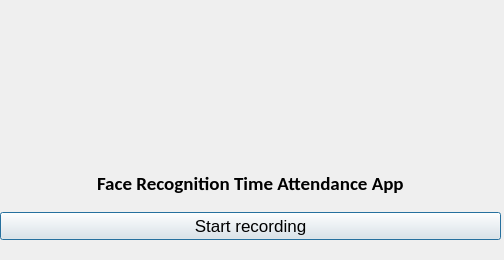
<?xml version="1.0" encoding="UTF-8"?>
<ui version="4.0">
 <class>Dialog</class>
 <widget class="QDialog" name="Dialog">
  <property name="geometry">
   <rect>
    <x>0</x>
    <y>0</y>
    <width>504</width>
    <height>260</height>
   </rect>
  </property>
  <property name="maximumSize">
   <size>
    <width>800</width>
    <height>680</height>
   </size>
  </property>
  <property name="windowTitle">
   <string>Face Recognition Time Attendance App</string>
  </property>
  <property name="windowIcon">
   <iconset resource="resource.qrc">
    <normaloff>:/icon/icon.png</normaloff>:/icon/icon.png</iconset>
  </property>
  <widget class="QLabel" name="logolabel">
   <property name="geometry">
    <rect>
     <x>0</x>
     <y>0</y>
     <width>501</width>
     <height>151</height>
    </rect>
   </property>
   <property name="text">
    <string/>
   </property>
   <property name="pixmap">
    <pixmap resource="resource.qrc"></pixmap>
   </property>
  </widget>
  <widget class="QWidget" name="verticalLayoutWidget">
   <property name="geometry">
    <rect>
     <x>0</x>
     <y>160</y>
     <width>501</width>
     <height>80</height>
    </rect>
   </property>
   <layout class="QVBoxLayout" name="verticalLayout">
    <item>
     <layout class="QHBoxLayout" name="horizontalLayout">
      <item alignment="Qt::AlignHCenter">
       <widget class="QLabel" name="filelabel">
        <property name="font">
         <font>
          <family>Calibri</family>
          <pointsize>14</pointsize>
          <weight>75</weight>
          <bold>true</bold>
         </font>
        </property>
        <property name="text">
         <string>Face Recognition Time Attendance App</string>
        </property>
       </widget>
      </item>
     </layout>
    </item>
    <item>
     <widget class="QPushButton" name="runButton">
      <property name="font">
       <font>
        <family>Arial</family>
        <pointsize>13</pointsize>
       </font>
      </property>
      <property name="text">
       <string>Start recording</string>
      </property>
     </widget>
    </item>
   </layout>
  </widget>
 </widget>
 <resources>
  <include location="resource.qrc"/>
 </resources>
 <connections/>
</ui>
